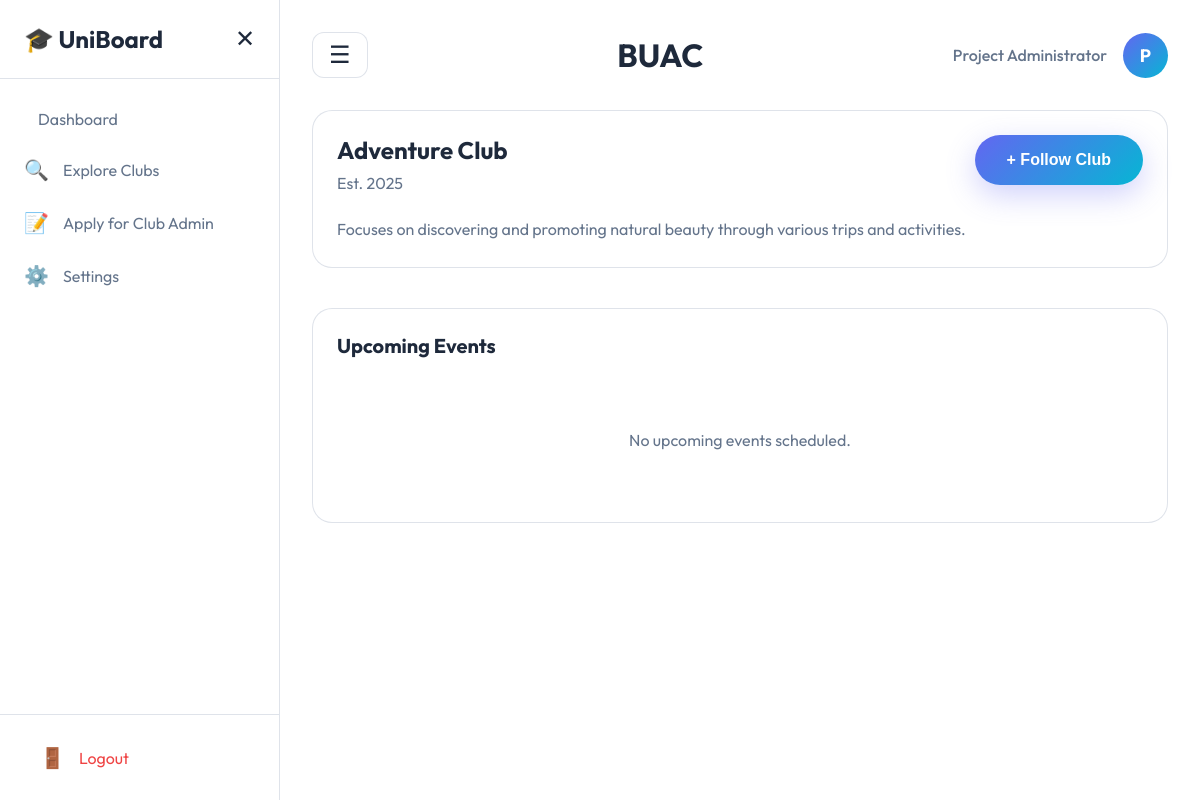
The page /view_club.php?id=1 (signed in) on the database its author committed.
### tables this page shows
CREATE TABLE Club (
    Club_ID INT PRIMARY KEY AUTO_INCREMENT,
    Name VARCHAR(100),
    Short_name VARCHAR(50),
    Description TEXT,
    Verified BOOLEAN DEFAULT FALSE,
    Verification_requested_at TIMESTAMP NULL,
    Created_by INT,
    Created_at TIMESTAMP DEFAULT CURRENT_TIMESTAMP,
    Tag VARCHAR(50),
    FOREIGN KEY (Created_by) REFERENCES User(Student_ID) ON DELETE CASCADE
);

### view_club.php (the view, shortened to what this page needs)
<?php
require_once 'includes/functions.php';
require_once 'config/database.php';
$user_id = $_SESSION['user_id'];
$user_name = $_SESSION['user_name'];
$club_id = (int)($_GET['id'] ?? 0);
try {
    $stmt = $pdo->prepare("SELECT Profile_Pic FROM User WHERE Student_ID = ?");
    $stmt->execute([$user_id]);
    $user = $stmt->fetch();
    $profile_pic = $user['Profile_Pic'] ?? null;
} catch (PDOException $e) {
    $profile_pic = null;
}
try {
    $stmt = $pdo->prepare("SELECT * FROM Club WHERE Club_ID = ? AND Verified = TRUE");
    $stmt->execute([$club_id]);
    $club = $stmt->fetch();
} catch (PDOException $e) {
    set_flash('clubs', 'Error loading club', 'error');
    redirect('explore_clubs.php');
}
try {
    $stmt = $pdo->prepare("SELECT * FROM Follows_club WHERE Student_ID = ? AND Club_ID = ?");
    $stmt->execute([$user_id, $club_id]);
    $is_following = $stmt->fetch() !== false;
} catch (PDOException $e) {
    $is_following = false;
}
$events = [];
try {
    $stmt = $pdo->query("SHOW TABLES LIKE 'Event'");
    if ($stmt->rowCount() > 0) {
        $stmt = $pdo->prepare("
            SELECT e.*, em.Media_url as Poster_url
            FROM Event e
            LEFT JOIN EventMedia em ON e.Event_ID = em.Event_ID
            WHERE e.Club_ID = ? AND e.Start_time >= NOW()
            ORDER BY e.Start_time ASC
        ");
        $stmt->execute([$club_id]);
        $events = $stmt->fetchAll();
    }
} catch (PDOException $e) {
    $events = [];
}
?>
<!DOCTYPE html>
<html lang="en">
<head>
    <link rel="stylesheet" href="assets/css/style.css">
</head>
<body>
    <div class="dashboard-layout">
        <aside class="dashboard-sidebar" id="sidebar">
            <div class="sidebar-header">
                <a href="index.php" class="sidebar-logo">🎓 UniBoard</a>
                <button class="sidebar-close" id="sidebarClose">✕</button>
            </div>
            <nav class="sidebar-nav">
                <a href="user_dashboard.php" class="sidebar-link">
                    <span class="sidebar-icon"></span> Dashboard
                </a>
                <a href="explore_clubs.php" class="sidebar-link">
                    <span class="sidebar-icon">🔍</span> Explore Clubs
                </a>
                <a href="apply_for_club.php" class="sidebar-link">
                    <span class="sidebar-icon">📝</span> Apply for Club Admin
                </a>
                <a href="settings.php" class="sidebar-link">
                    <span class="sidebar-icon">⚙️</span> Settings
                </a>
            </nav>
            <div class="sidebar-footer">
                <a href="handlers/logout.php" class="sidebar-link logout-link">
                    <span class="sidebar-icon">🚪</span> Logout
                </a>
            </div>
        </aside>
        <main class="dashboard-main">
            <div class="dashboard-topbar">
                <button class="sidebar-toggle" id="sidebarToggle">☰</button>
                <h1 class="dashboard-title"><?php echo htmlspecialchars($club['Short_name']); ?></h1>
                <div class="topbar-user">
                    <span class="user-greeting"><?php echo htmlspecialchars($user_name); ?></span>
                    <div class="user-avatar">
                        <?php if ($profile_pic && file_exists($profile_pic)): ?>
                            <img src="<?php echo htmlspecialchars($profile_pic); ?>" alt="Profile" style="width: 100%; height: 100%; object-fit: cover; border-radius: 50%;">
                        <?php else: ?>
                            <?php echo strtoupper(substr($user_name, 0, 1)); ?>
                        <?php endif; ?>
                    </div>
                </div>
            </div>
            <section class="dashboard-card" style="margin-top: 2rem;">
                <div class="card-body">
                    <div style="display: flex; justify-content: space-between; align-items: start; margin-bottom: 1.5rem;">
                        <div>
                            <h2 style="margin: 0 0 0.5rem 0;"><?php echo htmlspecialchars($club['Name']); ?></h2>
                            <p style="color: var(--text-muted); margin: 0;">
                                Est. <?php echo date('Y', strtotime($club['Created_at'])); ?>
                            </p>
                        </div>
                        <form action="handlers/follow_club_handler.php" method="POST">
                            <?php if ($is_following): ?>
                                <button type="submit" class="btn btn-outline">✓ Following</button>
                            <?php else: ?>
                                <button type="submit" class="btn btn-primary">+ Follow Club</button>
                            <?php endif; ?>
                        </form>
                    </div>
                    <?php if ($club['Description']): ?>
                        <p style="color: var(--text-muted); line-height: 1.6;">
                            <?php echo nl2br(htmlspecialchars($club['Description'])); ?>
                        </p>
                    <?php endif; ?>
                </div>
            </section>
            <section class="dashboard-card" style="margin-top: 2.5rem;">
                <div class="card-header">
                    <h3>Upcoming Events</h3>
                </div>
                <div class="card-body">
                    <?php if (empty($events)): ?>
                        <p class="empty-state">No upcoming events scheduled.</p>
                    <?php endif; ?>
                </div>
            </section>
        </main>
    </div>
</body>
</html>

### assets/css/style.css (style rules this page uses)
:root { --primary-color: #6366f1; --primary-dark: #4f46e5; --secondary-color: #06b6d4; --accent-color: #ec4899; --text-color: #1e293b; --text-muted: #64748b; --bg-dark: #ffffff; --glass-bg: rgba(255, 255, 255, 0.95); --glass-border: rgba(148, 163, 184, 0.3); --input-bg: #f8fafc; --success: #10b981; --error: #ef4444; --warning: #f59e0b; --gradient-primary: linear-gradient(135deg, #6366f1 0%, #06b6d4 50%, #ec4899 100%); --glow-primary: 0 0 20px rgba(99, 102, 241, 0.2); }
* { margin: 0; padding: 0; box-sizing: border-box; }
body { font-family: 'Outfit', sans-serif; background-color: #ffffff; background-image: radial-gradient(at 0% 0%, rgba(99, 102, 241, 0.05) 0px, transparent 50%), radial-gradient(at 100% 0%, rgba(6, 182, 212, 0.05) 0px, transparent 50%), radial-gradient(at 100% 100%, rgba(236, 72, 153, 0.05) 0px, transparent 50%), radial-gradient(at 0% 100%, rgba(99, 102, 241, 0.05) 0px, transparent 50%); color: var(--text-color); min-height: 100vh; background-attachment: fixed; }
.btn { padding: 1rem 2rem; border-radius: 50px; font-size: 1rem; font-weight: 600; text-decoration: none; transition: all 0.3s ease; cursor: pointer; border: none; display: inline-block; }
.btn-primary { background: linear-gradient(135deg, var(--primary-color), var(--secondary-color)); color: white; box-shadow: 0 10px 30px rgba(99, 102, 241, 0.3); }
.dashboard-layout { display: flex; min-height: 100vh; background: var(--bg-dark); position: relative; }
.dashboard-sidebar { width: 280px; background: var(--glass-bg); backdrop-filter: blur(20px); border-right: 1px solid var(--glass-border); display: flex; flex-direction: column; position: fixed; top: 0; left: 0; height: 100vh; z-index: 1000; transition: transform 0.3s ease; }
.sidebar-header { padding: 1.5rem; border-bottom: 1px solid var(--glass-border); display: flex; justify-content: space-between; align-items: center; }
.sidebar-logo { font-size: 1.5rem; font-weight: 700; color: var(--text-color); text-decoration: none; }
.sidebar-close { display: block; background: none; border: none; color: var(--text-color); font-size: 1.5rem; cursor: pointer; }
.sidebar-nav { flex: 1; padding: 1rem 0; overflow-y: auto; }
.sidebar-link { display: flex; align-items: center; padding: 0.875rem 1.5rem; color: var(--text-muted); text-decoration: none; transition: all 0.3s ease; position: relative; }
.sidebar-icon { font-size: 1.25rem; margin-right: 0.875rem; }
.sidebar-footer { padding: 1rem; border-top: 1px solid var(--glass-border); }
.logout-link { color: var(--error); }
.dashboard-main { flex: 1; margin-left: 280px; min-height: 100vh; padding: 2rem; transition: margin-left 0.3s ease; }
.dashboard-topbar { display: flex; align-items: center; justify-content: space-between; margin-bottom: 2rem; flex-wrap: wrap; gap: 1rem; }
.sidebar-toggle { display: block; background: var(--glass-bg); border: 1px solid var(--glass-border); color: var(--text-color); font-size: 1.5rem; padding: 0.5rem 1rem; border-radius: 12px; cursor: pointer; backdrop-filter: blur(20px); }
.dashboard-title { font-size: 2rem; font-weight: 700; }
.topbar-user { display: flex; align-items: center; gap: 1rem; }
.user-greeting { color: var(--text-muted); font-weight: 500; }
.user-avatar { width: 45px; height: 45px; background: linear-gradient(135deg, var(--primary-color), var(--secondary-color)); border-radius: 50%; display: flex; align-items: center; justify-content: center; color: white; font-weight: 700; font-size: 1.125rem; }
.dashboard-card { background: var(--glass-bg); backdrop-filter: blur(20px); -webkit-backdrop-filter: blur(20px); border: 1px solid var(--glass-border); border-radius: 20px; padding: 1.5rem; animation: fadeInUp 0.8s ease-out; animation-fill-mode: both; animation-delay: 0.5s; transition: transform 0.3s ease, box-shadow 0.3s ease; }
.card-header { display: flex; justify-content: space-between; align-items: center; margin-bottom: 1.5rem; }
.card-header h3 { font-size: 1.25rem; }
.empty-state { text-align: center; padding: 3rem 1rem; color: var(--text-muted); font-size: 1rem; }

### rows shown on the page
club: Short_name "BUAC", Name "Adventure Club", Created_at "2025", Description "Focuses on discovering and promoting natural beauty through various trips and activities."

### other values the page prints
$user_name "Project Administrator"
substr($user_name, 0, 1) "P"
